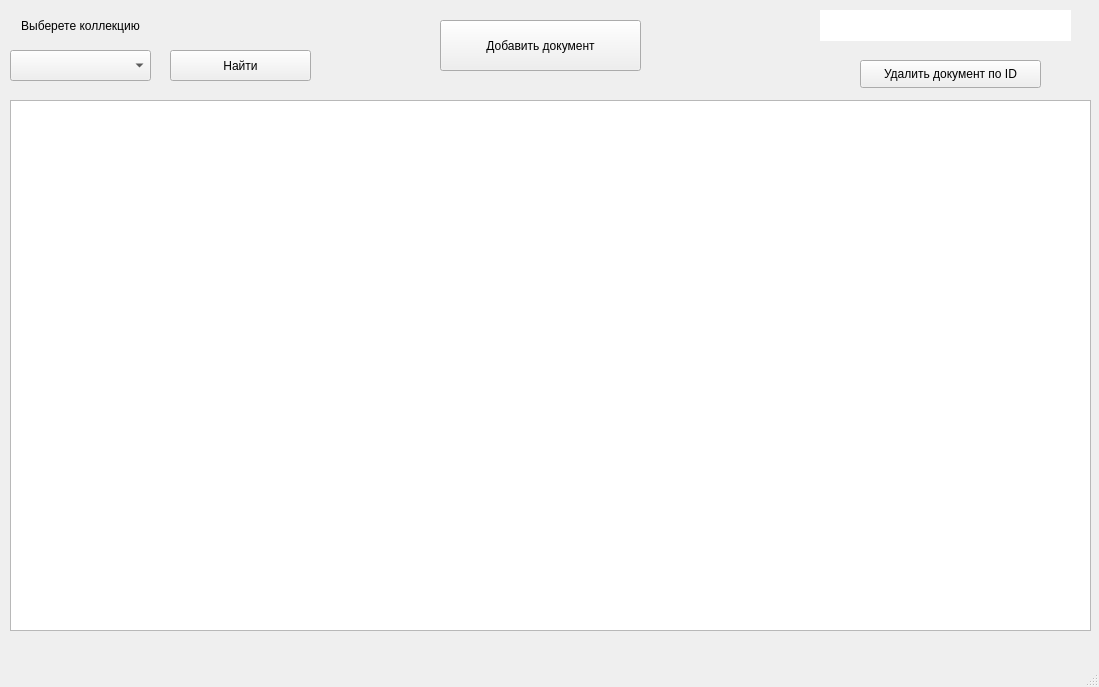
<?xml version="1.0" encoding="UTF-8"?>
<ui version="4.0">
 <class>BD</class>
 <widget class="QMainWindow" name="BD">
  <property name="geometry">
   <rect>
    <x>0</x>
    <y>0</y>
    <width>1099</width>
    <height>687</height>
   </rect>
  </property>
  <property name="minimumSize">
   <size>
    <width>11</width>
    <height>11</height>
   </size>
  </property>
  <property name="maximumSize">
   <size>
    <width>16777215</width>
    <height>16777215</height>
   </size>
  </property>
  <property name="windowTitle">
   <string>MainWindow</string>
  </property>
  <widget class="QWidget" name="centralwidget">
   <widget class="QTableWidget" name="tableWidget">
    <property name="geometry">
     <rect>
      <x>10</x>
      <y>100</y>
      <width>1081</width>
      <height>531</height>
     </rect>
    </property>
    <property name="dragEnabled">
     <bool>false</bool>
    </property>
    <property name="dragDropOverwriteMode">
     <bool>false</bool>
    </property>
    <property name="dragDropMode">
     <enum>QAbstractItemView::DragOnly</enum>
    </property>
   </widget>
   <widget class="QComboBox" name="table_name">
    <property name="geometry">
     <rect>
      <x>10</x>
      <y>50</y>
      <width>141</width>
      <height>31</height>
     </rect>
    </property>
   </widget>
   <widget class="QPushButton" name="finds">
    <property name="geometry">
     <rect>
      <x>170</x>
      <y>50</y>
      <width>141</width>
      <height>31</height>
     </rect>
    </property>
    <property name="text">
     <string>Найти</string>
    </property>
   </widget>
   <widget class="QPushButton" name="pushButton">
    <property name="geometry">
     <rect>
      <x>440</x>
      <y>20</y>
      <width>201</width>
      <height>51</height>
     </rect>
    </property>
    <property name="toolTip">
     <string>&lt;html&gt;&lt;head/&gt;&lt;body&gt;&lt;p align=&quot;center&quot;&gt;Добавить новый документ в коллекцию.&lt;/p&gt;&lt;/body&gt;&lt;/html&gt;</string>
    </property>
    <property name="whatsThis">
     <string>&lt;html&gt;&lt;head/&gt;&lt;body&gt;&lt;p&gt;&lt;span style=&quot; font-size:10pt;&quot;&gt;Добавить новый документ в коллекцию.&lt;/span&gt;&lt;/p&gt;&lt;/body&gt;&lt;/html&gt;</string>
    </property>
    <property name="text">
     <string>Добавить документ</string>
    </property>
   </widget>
   <widget class="QPushButton" name="Delete">
    <property name="geometry">
     <rect>
      <x>860</x>
      <y>60</y>
      <width>181</width>
      <height>28</height>
     </rect>
    </property>
    <property name="toolTip">
     <string>&lt;html&gt;&lt;head/&gt;&lt;body&gt;&lt;p align=&quot;center&quot;&gt;Удалить документ из коллекции.&lt;/p&gt;&lt;/body&gt;&lt;/html&gt;</string>
    </property>
    <property name="text">
     <string>Удалить документ по ID</string>
    </property>
   </widget>
   <widget class="QLineEdit" name="D_line">
    <property name="enabled">
     <bool>true</bool>
    </property>
    <property name="geometry">
     <rect>
      <x>820</x>
      <y>10</y>
      <width>251</width>
      <height>31</height>
     </rect>
    </property>
    <property name="inputMask">
     <string notr="true" comment="id документа на удаление"/>
    </property>
    <property name="text">
     <string notr="true" comment="ID документа на удаление"/>
    </property>
    <property name="frame">
     <bool>false</bool>
    </property>
    <property name="alignment">
     <set>Qt::AlignCenter</set>
    </property>
    <property name="dragEnabled">
     <bool>false</bool>
    </property>
    <property name="placeholderText">
     <string notr="true"/>
    </property>
    <property name="cursorMoveStyle">
     <enum>Qt::VisualMoveStyle</enum>
    </property>
   </widget>
   <widget class="QLabel" name="label">
    <property name="geometry">
     <rect>
      <x>10</x>
      <y>10</y>
      <width>141</width>
      <height>31</height>
     </rect>
    </property>
    <property name="text">
     <string>Выберете коллекцию</string>
    </property>
    <property name="textFormat">
     <enum>Qt::AutoText</enum>
    </property>
    <property name="alignment">
     <set>Qt::AlignCenter</set>
    </property>
   </widget>
   <widget class="QLabel" name="error_line">
    <property name="geometry">
     <rect>
      <x>420</x>
      <y>70</y>
      <width>261</width>
      <height>20</height>
     </rect>
    </property>
    <property name="text">
     <string/>
    </property>
    <property name="alignment">
     <set>Qt::AlignCenter</set>
    </property>
   </widget>
  </widget>
  <widget class="QMenuBar" name="menubar">
   <property name="geometry">
    <rect>
     <x>0</x>
     <y>0</y>
     <width>1099</width>
     <height>26</height>
    </rect>
   </property>
  </widget>
  <widget class="QStatusBar" name="statusbar"/>
 </widget>
 <resources/>
 <connections/>
</ui>
